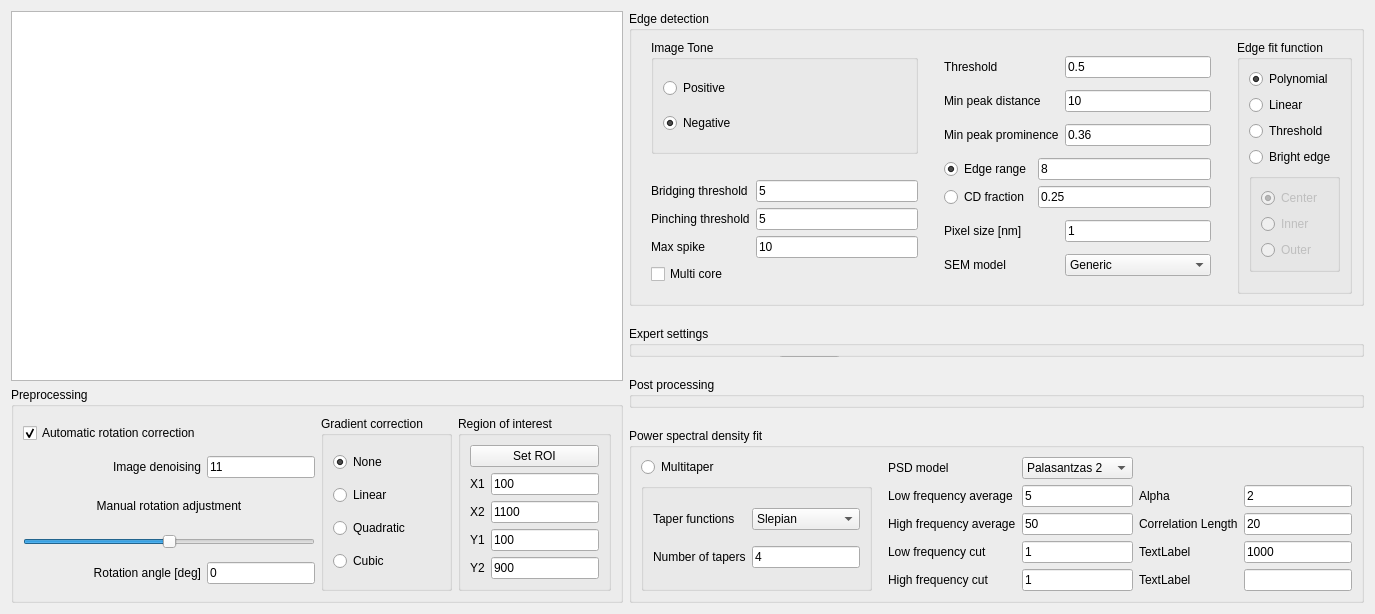
      <widget class="QWidget" name="parameters_Tab">
       <attribute name="title">
        <string>Lines and Spaces parameters </string>
       </attribute>
       <layout class="QHBoxLayout" name="horizontalLayout_3">
        <item>
         <layout class="QVBoxLayout" name="verticalLayout_7">
          <item>
           <widget class="PlotWidget" name="line_image_view_parameters">
            <property name="maximumSize">
             <size>
              <width>16777215</width>
              <height>16777215</height>
             </size>
            </property>
           </widget>
          </item>
          <item>
           <widget class="QGroupBox" name="groupBox_3">
            <property name="minimumSize">
             <size>
              <width>0</width>
              <height>50</height>
             </size>
            </property>
            <property name="title">
             <string>Preprocessing</string>
            </property>
            <layout class="QHBoxLayout" name="horizontalLayout_10">
             <item>
              <layout class="QGridLayout" name="gridLayout_2">
               <item row="3" column="0" colspan="2">
                <widget class="QSlider" name="horizontalSlider">
                 <property name="minimum">
                  <number>-90</number>
                 </property>
                 <property name="maximum">
                  <number>90</number>
                 </property>
                 <property name="orientation">
                  <enum>Qt::Horizontal</enum>
                 </property>
                </widget>
               </item>
               <item row="4" column="0">
                <widget class="QLabel" name="label_4">
                 <property name="text">
                  <string>Rotation angle [deg]</string>
                 </property>
                 <property name="alignment">
                  <set>Qt::AlignRight|Qt::AlignTrailing|Qt::AlignVCenter</set>
                 </property>
                </widget>
               </item>
               <item row="2" column="0" colspan="2">
                <widget class="QLabel" name="label_3">
                 <property name="maximumSize">
                  <size>
                   <width>16777215</width>
                   <height>30</height>
                  </size>
                 </property>
                 <property name="text">
                  <string>Manual rotation adjustment</string>
                 </property>
                 <property name="alignment">
                  <set>Qt::AlignCenter</set>
                 </property>
                </widget>
               </item>
               <item row="1" column="0">
                <widget class="QLabel" name="label_2">
                 <property name="text">
                  <string>Image denoising</string>
                 </property>
                 <property name="alignment">
                  <set>Qt::AlignRight|Qt::AlignTrailing|Qt::AlignVCenter</set>
                 </property>
                </widget>
               </item>
               <item row="1" column="1">
                <widget class="QLineEdit" name="lineEdit">
                 <property name="text">
                  <string>11</string>
                 </property>
                </widget>
               </item>
               <item row="0" column="0">
                <widget class="QCheckBox" name="checkBox_10">
                 <property name="text">
                  <string>Automatic rotation correction</string>
                 </property>
                 <property name="checked">
                  <bool>true</bool>
                 </property>
                </widget>
               </item>
               <item row="4" column="1">
                <widget class="QLineEdit" name="lineEdit_2">
                 <property name="text">
                  <string>0</string>
                 </property>
                </widget>
               </item>
              </layout>
             </item>
             <item>
              <widget class="QGroupBox" name="gradientCorrection">
               <property name="title">
                <string>Gradient correction</string>
               </property>
               <layout class="QVBoxLayout" name="verticalLayout_9">
                <item>
                 <widget class="QRadioButton" name="gradient_correction_None">
                  <property name="text">
                   <string>None</string>
                  </property>
                  <property name="checked">
                   <bool>true</bool>
                  </property>
                 </widget>
                </item>
                <item>
                 <widget class="QRadioButton" name="gradient_correction_Linear">
                  <property name="text">
                   <string>Linear</string>
                  </property>
                 </widget>
                </item>
                <item>
                 <widget class="QRadioButton" name="gradient_correction_Quadratic">
                  <property name="text">
                   <string>Quadratic</string>
                  </property>
                 </widget>
                </item>
                <item>
                 <widget class="QRadioButton" name="gradient_correction_Cubic">
                  <property name="text">
                   <string>Cubic</string>
                  </property>
                 </widget>
                </item>
               </layout>
              </widget>
             </item>
             <item>
              <widget class="QGroupBox" name="groupBox_8">
               <property name="title">
                <string>Region of interest</string>
               </property>
               <layout class="QVBoxLayout" name="verticalLayout_10">
                <item>
                 <widget class="QPushButton" name="pushButton_9">
                  <property name="text">
                   <string>Set ROI</string>
                  </property>
                 </widget>
                </item>
                <item>
                 <layout class="QFormLayout" name="formLayout">
                  <item row="0" column="0">
                   <widget class="QLabel" name="label_5">
                    <property name="text">
                     <string>X1</string>
                    </property>
                   </widget>
                  </item>
                  <item row="0" column="1">
                   <widget class="QLineEdit" name="X1">
                    <property name="text">
                     <string>100</string>
                    </property>
                   </widget>
                  </item>
                  <item row="1" column="0">
                   <widget class="QLabel" name="label_6">
                    <property name="text">
                     <string>X2</string>
                    </property>
                   </widget>
                  </item>
                  <item row="2" column="0">
                   <widget class="QLabel" name="label_7">
                    <property name="text">
                     <string>Y1</string>
                    </property>
                   </widget>
                  </item>
                  <item row="3" column="0">
                   <widget class="QLabel" name="label_8">
                    <property name="text">
                     <string>Y2</string>
                    </property>
                   </widget>
                  </item>
                  <item row="1" column="1">
                   <widget class="QLineEdit" name="X2">
                    <property name="text">
                     <string>1100</string>
                    </property>
                   </widget>
                  </item>
                  <item row="2" column="1">
                   <widget class="QLineEdit" name="Y1">
                    <property name="text">
                     <string>100</string>
                    </property>
                   </widget>
                  </item>
                  <item row="3" column="1">
                   <widget class="QLineEdit" name="Y2">
                    <property name="text">
                     <string>900</string>
                    </property>
                   </widget>
                  </item>
                 </layout>
                </item>
               </layout>
              </widget>
             </item>
            </layout>
           </widget>
          </item>
         </layout>
        </item>
        <item>
         <layout class="QVBoxLayout" name="verticalLayout_8">
          <property name="spacing">
           <number>20</number>
          </property>
          <item>
           <widget class="QGroupBox" name="groupBox_4">
            <property name="title">
             <string>Edge detection</string>
            </property>
            <layout class="QHBoxLayout" name="horizontalLayout_5">
             <item>
              <layout class="QVBoxLayout" name="verticalLayout_11">
               <property name="leftMargin">
                <number>10</number>
               </property>
               <property name="rightMargin">
                <number>10</number>
               </property>
               <property name="bottomMargin">
                <number>10</number>
               </property>
               <item>
                <widget class="QGroupBox" name="groupBox_9">
                 <property name="title">
                  <string>Image Tone</string>
                 </property>
                 <layout class="QVBoxLayout" name="verticalLayout_14">
                  <item>
                   <widget class="QRadioButton" name="tone_positive_radiobutton">
                    <property name="text">
                     <string>Positive</string>
                    </property>
                   </widget>
                  </item>
                  <item>
                   <widget class="QRadioButton" name="tone_negative_radiobutton">
                    <property name="text">
                     <string>Negative</string>
                    </property>
                    <property name="checked">
                     <bool>true</bool>
                    </property>
                   </widget>
                  </item>
                 </layout>
                </widget>
               </item>
               <item>
                <spacer name="horizontalSpacer_2">
                 <property name="orientation">
                  <enum>Qt::Horizontal</enum>
                 </property>
                 <property name="sizeHint" stdset="0">
                  <size>
                   <width>40</width>
                   <height>20</height>
                  </size>
                 </property>
                </spacer>
               </item>
               <item>
                <layout class="QGridLayout" name="gridLayout_3">
                 <item row="2" column="2">
                  <widget class="QLineEdit" name="MaxSpike">
                   <property name="text">
                    <string>10</string>
                   </property>
                  </widget>
                 </item>
                 <item row="1" column="2">
                  <widget class="QLineEdit" name="PinchingThreshold">
                   <property name="text">
                    <string>5</string>
                   </property>
                  </widget>
                 </item>
                 <item row="0" column="2">
                  <widget class="QLineEdit" name="BridgingThreshold">
                   <property name="text">
                    <string>5</string>
                   </property>
                  </widget>
                 </item>
                 <item row="3" column="0">
                  <widget class="QCheckBox" name="MultiCore">
                   <property name="text">
                    <string>Multi core</string>
                   </property>
                  </widget>
                 </item>
                 <item row="1" column="0">
                  <widget class="QLabel" name="label_11">
                   <property name="text">
                    <string>Pinching threshold</string>
                   </property>
                  </widget>
                 </item>
                 <item row="2" column="0">
                  <widget class="QLabel" name="label_12">
                   <property name="text">
                    <string>Max spike</string>
                   </property>
                  </widget>
                 </item>
                 <item row="0" column="0">
                  <widget class="QLabel" name="label_10">
                   <property name="text">
                    <string>Bridging threshold</string>
                   </property>
                  </widget>
                 </item>
                </layout>
               </item>
              </layout>
             </item>
             <item>
              <layout class="QGridLayout" name="gridLayout_4">
               <property name="leftMargin">
                <number>10</number>
               </property>
               <property name="topMargin">
                <number>10</number>
               </property>
               <property name="rightMargin">
                <number>10</number>
               </property>
               <property name="bottomMargin">
                <number>10</number>
               </property>
               <item row="4" column="0">
                <widget class="QLabel" name="label_18">
                 <property name="text">
                  <string>Pixel size [nm]</string>
                 </property>
                </widget>
               </item>
               <item row="2" column="1">
                <widget class="QLineEdit" name="minPeakProminence_line_edit">
                 <property name="text">
                  <string>0.36</string>
                 </property>
                </widget>
               </item>
               <item row="2" column="0">
                <widget class="QLabel" name="label_14">
                 <property name="text">
                  <string>Min peak prominence</string>
                 </property>
                </widget>
               </item>
               <item row="1" column="1">
                <widget class="QLineEdit" name="minPeakDistance_line_edit">
                 <property name="text">
                  <string>10</string>
                 </property>
                </widget>
               </item>
               <item row="0" column="1">
                <widget class="QLineEdit" name="threshold_line_edit">
                 <property name="text">
                  <string>0.5</string>
                 </property>
                </widget>
               </item>
               <item row="1" column="0">
                <widget class="QLabel" name="label_13">
                 <property name="text">
                  <string>Min peak distance</string>
                 </property>
                </widget>
               </item>
               <item row="0" column="0">
                <widget class="QLabel" name="label_9">
                 <property name="text">
                  <string>Threshold</string>
                 </property>
                </widget>
               </item>
               <item row="3" column="0" colspan="2">
                <layout class="QGridLayout" name="gridLayout_5">
                 <item row="0" column="0">
                  <widget class="QRadioButton" name="EdgeRange_button">
                   <property name="text">
                    <string>Edge range</string>
                   </property>
                   <property name="checked">
                    <bool>true</bool>
                   </property>
                  </widget>
                 </item>
                 <item row="1" column="0">
                  <widget class="QRadioButton" name="CDfraction_button">
                   <property name="text">
                    <string>CD fraction</string>
                   </property>
                  </widget>
                 </item>
                 <item row="0" column="1">
                  <widget class="QLineEdit" name="EdgeRange">
                   <property name="text">
                    <string>8</string>
                   </property>
                  </widget>
                 </item>
                 <item row="1" column="1">
                  <widget class="QLineEdit" name="CDFraction">
                   <property name="text">
                    <string>0.25</string>
                   </property>
                  </widget>
                 </item>
                </layout>
               </item>
               <item row="4" column="1">
                <widget class="QLineEdit" name="pixelSize_line_edit">
                 <property name="text">
                  <string>1</string>
                 </property>
                </widget>
               </item>
               <item row="5" column="0">
                <widget class="QLabel" name="label_15">
                 <property name="text">
                  <string>SEM model</string>
                 </property>
                </widget>
               </item>
               <item row="5" column="1">
                <widget class="QComboBox" name="SEM_model">
                 <item>
                  <property name="text">
                   <string>Generic</string>
                  </property>
                 </item>
                 <item>
                  <property name="text">
                   <string>Hitachi</string>
                  </property>
                 </item>
                 <item>
                  <property name="text">
                   <string>Zeiss</string>
                  </property>
                 </item>
                </widget>
               </item>
              </layout>
             </item>
             <item>
              <layout class="QVBoxLayout" name="verticalLayout_12">
               <property name="leftMargin">
                <number>10</number>
               </property>
               <item>
                <widget class="QGroupBox" name="Edge_fit_function">
                 <property name="title">
                  <string>Edge fit function</string>
                 </property>
                 <layout class="QVBoxLayout" name="verticalLayout_13">
                  <item>
                   <widget class="QRadioButton" name="Polynomial">
                    <property name="text">
                     <string>Polynomial</string>
                    </property>
                    <property name="checked">
                     <bool>true</bool>
                    </property>
                   </widget>
                  </item>
                  <item>
                   <widget class="QRadioButton" name="Linear">
                    <property name="text">
                     <string>Linear</string>
                    </property>
                   </widget>
                  </item>
                  <item>
                   <widget class="QRadioButton" name="ThresholdEdge">
                    <property name="text">
                     <string>Threshold</string>
                    </property>
                   </widget>
                  </item>
                  <item>
                   <widget class="QRadioButton" name="brightEdge">
                    <property name="text">
                     <string>Bright edge</string>
                    </property>
                   </widget>
                  </item>
                  <item>
                   <widget class="QGroupBox" name="groupBox_11">
                    <property name="enabled">
                     <bool>false</bool>
                    </property>
                    <property name="title">
                     <string/>
                    </property>
                    <layout class="QVBoxLayout" name="verticalLayout_15">
                     <item>
                      <widget class="QRadioButton" name="radioButton_23">
                       <property name="text">
                        <string>Center</string>
                       </property>
                       <property name="checked">
                        <bool>true</bool>
                       </property>
                      </widget>
                     </item>
                     <item>
                      <widget class="QRadioButton" name="radioButton_24">
                       <property name="text">
                        <string>Inner</string>
                       </property>
                      </widget>
                     </item>
                     <item>
                      <widget class="QRadioButton" name="radioButton_25">
                       <property name="text">
                        <string>Outer</string>
                       </property>
                      </widget>
                     </item>
                    </layout>
                   </widget>
                  </item>
                  <item>
                   <spacer name="verticalSpacer_2">
                    <property name="orientation">
                     <enum>Qt::Vertical</enum>
                    </property>
                    <property name="sizeType">
                     <enum>QSizePolicy::Maximum</enum>
                    </property>
                    <property name="sizeHint" stdset="0">
                     <size>
                      <width>20</width>
                      <height>10</height>
                     </size>
                    </property>
                   </spacer>
                  </item>
                 </layout>
                </widget>
               </item>
              </layout>
             </item>
            </layout>
           </widget>
          </item>
          <item>
           <widget class="QGroupBox" name="ExpertSettings">
            <property name="title">
             <string>Expert settings</string>
            </property>
            <widget class="QLineEdit" name="median_filter_kernel">
             <property name="geometry">
              <rect>
               <x>150</x>
               <y>30</y>
               <width>61</width>
               <height>21</height>
              </rect>
             </property>
             <property name="text">
              <string>5</string>
             </property>
            </widget>
            <widget class="QLabel" name="label">
             <property name="geometry">
              <rect>
               <x>20</x>
               <y>30</y>
               <width>121</width>
               <height>16</height>
              </rect>
             </property>
             <property name="text">
              <string>Median filter kernel</string>
             </property>
            </widget>
            <widget class="QLabel" name="label_28">
             <property name="geometry">
              <rect>
               <x>20</x>
               <y>60</y>
               <width>121</width>
               <height>16</height>
              </rect>
             </property>
             <property name="text">
              <string>Profile filter N</string>
             </property>
            </widget>
            <widget class="QLineEdit" name="profile_filter_N">
             <property name="geometry">
              <rect>
               <x>150</x>
               <y>60</y>
               <width>61</width>
               <height>21</height>
              </rect>
             </property>
             <property name="text">
              <string>8</string>
             </property>
            </widget>
            <widget class="QLabel" name="profile_filter_Wn">
             <property name="geometry">
              <rect>
               <x>20</x>
               <y>90</y>
               <width>121</width>
               <height>16</height>
              </rect>
             </property>
             <property name="text">
              <string>Profile filter Wn</string>
             </property>
            </widget>
            <widget class="QLineEdit" name="lineEdit_7">
             <property name="geometry">
              <rect>
               <x>150</x>
               <y>90</y>
               <width>61</width>
               <height>21</height>
              </rect>
             </property>
             <property name="text">
              <string>0.125</string>
             </property>
            </widget>
           </widget>
          </item>
          <item>
           <widget class="QGroupBox" name="groupBox_5">
            <property name="title">
             <string>Post processing</string>
            </property>
            <widget class="QCheckBox" name="edge_distortion_correction">
             <property name="geometry">
              <rect>
               <x>20</x>
               <y>30</y>
               <width>203</width>
               <height>20</height>
              </rect>
             </property>
             <property name="text">
              <string>Edge distortion correction</string>
             </property>
             <property name="checked">
              <bool>true</bool>
             </property>
            </widget>
           </widget>
          </item>
          <item>
           <widget class="QGroupBox" name="groupBox_6">
            <property name="title">
             <string>Power spectral density fit</string>
            </property>
            <layout class="QHBoxLayout" name="horizontalLayout_7">
             <item>
              <layout class="QGridLayout" name="gridLayout_6">
               <item row="0" column="0">
                <widget class="QRadioButton" name="radioButton_26">
                 <property name="text">
                  <string>Multitaper</string>
                 </property>
                </widget>
               </item>
               <item row="1" column="0">
                <widget class="QGroupBox" name="groupBox_12">
                 <property name="title">
                  <string/>
                 </property>
                 <layout class="QGridLayout" name="gridLayout_8">
                  <item row="0" column="1">
                   <widget class="QComboBox" name="comboBox_2">
                    <item>
                     <property name="text">
                      <string>Slepian</string>
                     </property>
                    </item>
                    <item>
                     <property name="text">
                      <string>Sinusoidal</string>
                     </property>
                    </item>
                   </widget>
                  </item>
                  <item row="2" column="0">
                   <widget class="QLabel" name="label_17">
                    <property name="text">
                     <string>Number of tapers</string>
                    </property>
                   </widget>
                  </item>
                  <item row="0" column="0">
                   <widget class="QLabel" name="label_16">
                    <property name="text">
                     <string>Taper functions</string>
                    </property>
                   </widget>
                  </item>
                  <item row="2" column="1">
                   <widget class="QLineEdit" name="lineEdit_16">
                    <property name="text">
                     <string>4</string>
                    </property>
                   </widget>
                  </item>
                 </layout>
                </widget>
               </item>
              </layout>
             </item>
             <item>
              <layout class="QGridLayout" name="gridLayout_7">
               <property name="leftMargin">
                <number>10</number>
               </property>
               <item row="4" column="1">
                <widget class="QLineEdit" name="high_freq_cut">
                 <property name="text">
                  <string>1</string>
                 </property>
                </widget>
               </item>
               <item row="1" column="0">
                <widget class="QLabel" name="label_20">
                 <property name="text">
                  <string>Low frequency average</string>
                 </property>
                </widget>
               </item>
               <item row="1" column="1">
                <widget class="QLineEdit" name="low_freq_average">
                 <property name="text">
                  <string>5</string>
                 </property>
                </widget>
               </item>
               <item row="1" column="3">
                <widget class="QLineEdit" name="alpha">
                 <property name="text">
                  <string>2</string>
                 </property>
                </widget>
               </item>
               <item row="2" column="1">
                <widget class="QLineEdit" name="high_freq_average">
                 <property name="text">
                  <string>50</string>
                 </property>
                </widget>
               </item>
               <item row="3" column="0">
                <widget class="QLabel" name="label_22">
                 <property name="text">
                  <string>Low frequency cut</string>
                 </property>
                </widget>
               </item>
               <item row="4" column="0">
                <widget class="QLabel" name="label_23">
                 <property name="text">
                  <string>High frequency cut </string>
                 </property>
                </widget>
               </item>
               <item row="0" column="0">
                <widget class="QLabel" name="label_19">
                 <property name="text">
                  <string>PSD model</string>
                 </property>
                </widget>
               </item>
               <item row="2" column="0">
                <widget class="QLabel" name="label_21">
                 <property name="text">
                  <string>High frequency average</string>
                 </property>
                </widget>
               </item>
               <item row="0" column="1">
                <widget class="QComboBox" name="PSD_model">
                 <item>
                  <property name="text">
                   <string>Palasantzas 2</string>
                  </property>
                 </item>
                 <item>
                  <property name="text">
                   <string>Palasantzas 1</string>
                  </property>
                 </item>
                 <item>
                  <property name="text">
                   <string>Gaussian</string>
                  </property>
                 </item>
                 <item>
                  <property name="text">
                   <string>Floating alpha</string>
                  </property>
                 </item>
                 <item>
                  <property name="text">
                   <string>No white noise</string>
                  </property>
                 </item>
                 <item>
                  <property name="text">
                   <string>Integral</string>
                  </property>
                 </item>
                </widget>
               </item>
               <item row="3" column="1">
                <widget class="QLineEdit" name="low_freq_cut">
                 <property name="text">
                  <string>1</string>
                 </property>
                </widget>
               </item>
               <item row="1" column="2">
                <widget class="QLabel" name="label_24">
                 <property name="text">
                  <string>Alpha</string>
                 </property>
                </widget>
               </item>
               <item row="2" column="2">
                <widget class="QLabel" name="label_25">
                 <property name="text">
                  <string>Correlation Length</string>
                 </property>
                </widget>
               </item>
               <item row="3" column="2">
                <widget class="QLabel" name="label_26">
                 <property name="text">
                  <string>TextLabel</string>
                 </property>
                </widget>
               </item>
               <item row="4" column="2">
                <widget class="QLabel" name="label_27">
                 <property name="text">
                  <string>TextLabel</string>
                 </property>
                </widget>
               </item>
               <item row="2" column="3">
                <widget class="QLineEdit" name="correlation_length">
                 <property name="text">
                  <string>20</string>
                 </property>
                </widget>
               </item>
               <item row="3" column="3">
                <widget class="QLineEdit" name="lineEdit_5">
                 <property name="text">
                  <string>1000</string>
                 </property>
                </widget>
               </item>
               <item row="4" column="3">
                <widget class="QLineEdit" name="lineEdit_6"/>
               </item>
              </layout>
             </item>
            </layout>
           </widget>
          </item>
         </layout>
        </item>
       </layout>
      </widget>
